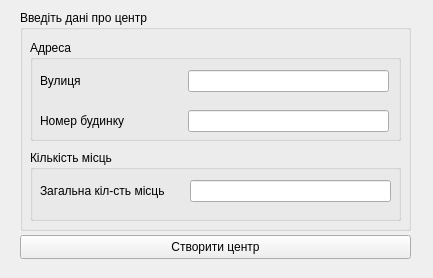
<?xml version="1.0" encoding="UTF-8"?>
<ui version="4.0">
 <class>CreateCenterWindow</class>
 <widget class="QWidget" name="CreateCenterWindow">
  <property name="geometry">
   <rect>
    <x>0</x>
    <y>0</y>
    <width>433</width>
    <height>278</height>
   </rect>
  </property>
  <property name="windowTitle">
   <string>Form</string>
  </property>
  <property name="windowIcon">
   <iconset resource="icons.qrc">
    <normaloff>:/icons/add_icon.png</normaloff>:/icons/add_icon.png</iconset>
  </property>
  <widget class="QPushButton" name="applyPushButton">
   <property name="geometry">
    <rect>
     <x>20</x>
     <y>235</y>
     <width>391</width>
     <height>24</height>
    </rect>
   </property>
   <property name="text">
    <string>Створити центр</string>
   </property>
  </widget>
  <widget class="QGroupBox" name="loginGroupBox">
   <property name="geometry">
    <rect>
     <x>20</x>
     <y>10</y>
     <width>391</width>
     <height>221</height>
    </rect>
   </property>
   <property name="title">
    <string>Введіть дані про центр</string>
   </property>
   <widget class="QGroupBox" name="groupBox">
    <property name="geometry">
     <rect>
      <x>10</x>
      <y>30</y>
      <width>371</width>
      <height>101</height>
     </rect>
    </property>
    <property name="title">
     <string>Адреса</string>
    </property>
    <widget class="QLabel" name="houseLabel">
     <property name="geometry">
      <rect>
       <x>10</x>
       <y>70</y>
       <width>131</width>
       <height>22</height>
      </rect>
     </property>
     <property name="text">
      <string>Номер будинку</string>
     </property>
    </widget>
    <widget class="QLabel" name="streetLabel">
     <property name="geometry">
      <rect>
       <x>10</x>
       <y>30</y>
       <width>131</width>
       <height>22</height>
      </rect>
     </property>
     <property name="text">
      <string>Вулиця</string>
     </property>
    </widget>
    <widget class="QLineEdit" name="streetLineEdit">
     <property name="geometry">
      <rect>
       <x>158</x>
       <y>30</y>
       <width>201</width>
       <height>22</height>
      </rect>
     </property>
    </widget>
    <widget class="QLineEdit" name="houseLineEdit">
     <property name="geometry">
      <rect>
       <x>158</x>
       <y>70</y>
       <width>201</width>
       <height>22</height>
      </rect>
     </property>
    </widget>
   </widget>
   <widget class="QGroupBox" name="groupBox_2">
    <property name="geometry">
     <rect>
      <x>10</x>
      <y>140</y>
      <width>371</width>
      <height>71</height>
     </rect>
    </property>
    <property name="title">
     <string>Кількість місць</string>
    </property>
    <widget class="QLineEdit" name="generalPlacesLineEdit">
     <property name="geometry">
      <rect>
       <x>160</x>
       <y>30</y>
       <width>201</width>
       <height>22</height>
      </rect>
     </property>
    </widget>
    <widget class="QLabel" name="generalPlacesLabel">
     <property name="geometry">
      <rect>
       <x>10</x>
       <y>30</y>
       <width>151</width>
       <height>22</height>
      </rect>
     </property>
     <property name="text">
      <string>Загальна кіл-сть місць</string>
     </property>
    </widget>
   </widget>
  </widget>
 </widget>
 <resources>
  <include location="icons.qrc"/>
 </resources>
 <connections/>
</ui>
